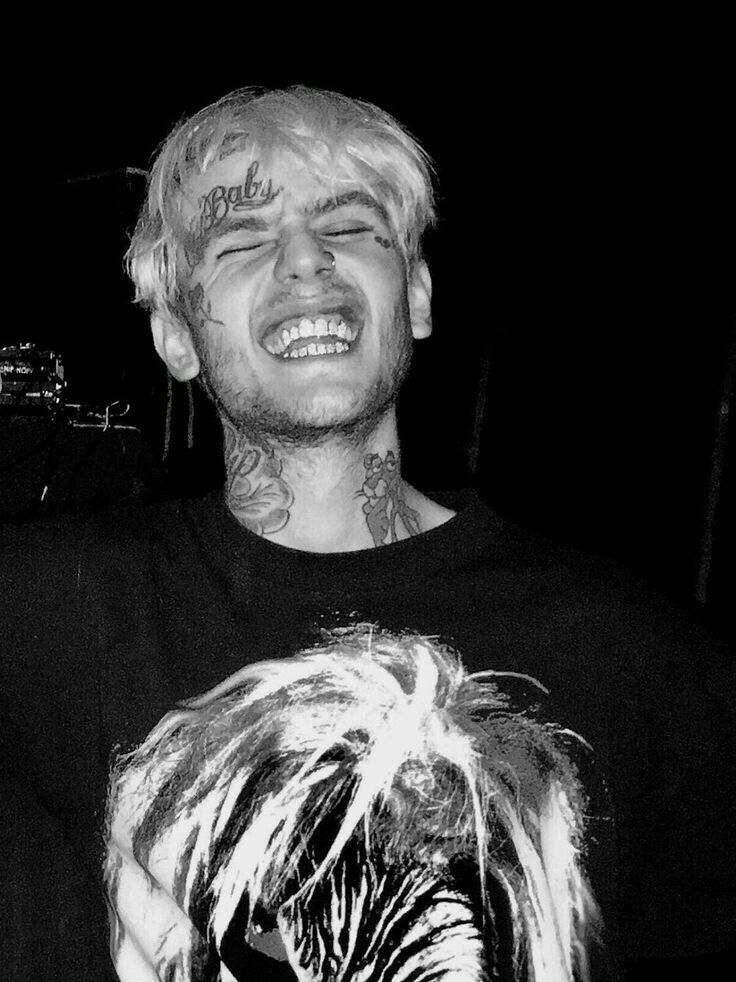
#> input picture gustawisz.jpg, 736 x 982 px, found by its file name
$ python convert_avatars_to_sprites.py
#> lines starting #> are read from the running program, lines starting #| are printed output that depends on the picture
#!/usr/bin/env python3
"""
Konwersja avatarów do sprite'ów VX Ace
Tworzy sprite sheets z animacjami dla każdej postaci
"""

import os
from PIL import Image, ImageDraw, ImageFilter
import json

# Konfiguracja VX Ace
VX_ACE_SPRITE_WIDTH = 96
VX_ACE_SPRITE_HEIGHT = 96
FRAMES_PER_STATE = 4  # idle, attack, hurt, dead

# Stany animacji
STATES = ['idle', 'attack', 'hurt', 'dead']

class AvatarToSpriteConverter:
    def __init__(self, input_dir='assets/characters', output_dir='game/Graphics/Characters'):
        self.input_dir = input_dir
        self.output_dir = output_dir
        os.makedirs(output_dir, exist_ok=True)

    def load_avatar(self, filename):
        """Wczytaj avatar"""
#> called with filename = 'gustawisz.jpg'
        path = os.path.join(self.input_dir, filename)
        if not os.path.exists(path):
            print(f"❌ Nie znaleziono: {path}")
            return None
        return Image.open(path)
#> returned value is the input picture: PIL image 736x982 RGB; mean R, G, B 52.9, 52.9, 52.9

    def resize_to_sprite_size(self, img):
        """Przeskaluj do rozmiaru VX Ace sprite'a"""
        img.thumbnail((VX_ACE_SPRITE_WIDTH, VX_ACE_SPRITE_HEIGHT), Image.Resampling.LANCZOS)
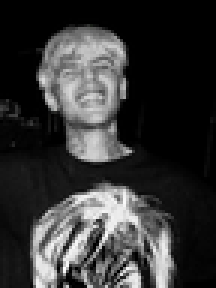
#> img: PIL image 72x96 RGB (shown 3 times larger); mean R, G, B 52.9, 52.9, 52.9

        # Stwórz nowy obraz z białym tłem
        sprite = Image.new('RGBA', (VX_ACE_SPRITE_WIDTH, VX_ACE_SPRITE_HEIGHT), (255, 255, 255, 0))
        offset = ((VX_ACE_SPRITE_WIDTH - img.width) // 2,
                  (VX_ACE_SPRITE_HEIGHT - img.height) // 2)
#> offset = (12, 0)
        sprite.paste(img, offset, img if img.mode == 'RGBA' else None)
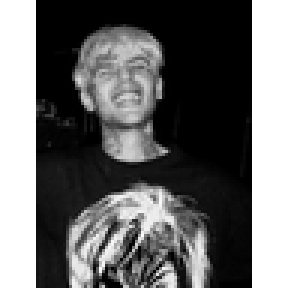
#> sprite: PIL image 96x96 RGBA (shown 3 times larger); mean R, G, B, A 103.5, 103.5, 103.5, 191.2; transparent parts drawn white
        return sprite

    def create_animation_frame(self, base_sprite, state):
        """Stwórz animacyjną ramkę dla danego stanu"""
        frame = base_sprite.copy()

        if state == 'idle':
            # Brak zmian - normalny sprite
            return frame
        elif state == 'attack':
            # Lekko jaśniejszy - atakuje
            return self.brighten_image(frame, 1.2)
        elif state == 'hurt':
            # Odcień czerwony - zraniony
            return self.colorize_image(frame, (255, 0, 0), 0.3)
        elif state == 'dead':
            # Czarno-białe - martwy
            return self.grayscale_image(frame, 0.5)

        return frame

    def brighten_image(self, img, factor):
        """Rozjaśnij obraz"""
        result = img.copy()
        enhancer = Image.ImageEnhance.Brightness(result)
        return enhancer.enhance(factor)

    def colorize_image(self, img, color, alpha):
        """Nałóż kolor na obraz"""
        result = img.copy()
        overlay = Image.new('RGBA', result.size, color + (int(255 * alpha),))
        return Image.alpha_composite(result, overlay)

    def grayscale_image(self, img, alpha):
        """Skonwertuj na czarno-białe z przezroczystością"""
        result = img.convert('LA')
        result = result.convert('RGBA')
        return result

    def create_sprite_sheet(self, character_name, avatar_img):
        """Stwórz sheet sprite'a (4x4 - 4 stany x 4 ramki animacji)"""
        sheet_width = VX_ACE_SPRITE_WIDTH * 4
        sheet_height = VX_ACE_SPRITE_HEIGHT * 4
        sheet = Image.new('RGBA', (sheet_width, sheet_height), (255, 255, 255, 0))

        base_sprite = self.resize_to_sprite_size(avatar_img)

        for state_idx, state in enumerate(STATES):
            for frame_idx in range(4):
                # Stwórz ramkę z lekką animacją
                frame = self.create_animation_frame(base_sprite, state)

                # Dodaj lekkie skalowanie do animacji
                if frame_idx > 0:
                    scale = 1.0 + (0.02 * (frame_idx - 1))
                    new_size = int(VX_ACE_SPRITE_WIDTH * scale), int(VX_ACE_SPRITE_HEIGHT * scale)
                    frame = frame.resize(new_size, Image.Resampling.LANCZOS)

                    # Centruj
                    temp = Image.new('RGBA', (VX_ACE_SPRITE_WIDTH, VX_ACE_SPRITE_HEIGHT), (255, 255, 255, 0))
                    offset = ((VX_ACE_SPRITE_WIDTH - frame.width) // 2,
                             (VX_ACE_SPRITE_HEIGHT - frame.height) // 2)
                    temp.paste(frame, offset, frame)
                    frame = temp

                # Umieść na sheet'cie
                x = frame_idx * VX_ACE_SPRITE_WIDTH
                y = state_idx * VX_ACE_SPRITE_HEIGHT
                sheet.paste(frame, (x, y), frame)
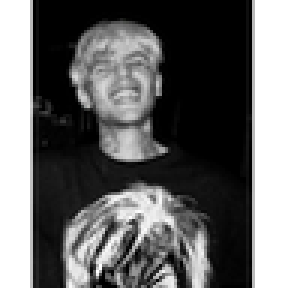
#> frame: PIL image 96x96 RGBA (shown 3 times larger); mean R, G, B, A 99.3, 99.3, 99.3, 195.9; transparent parts drawn white
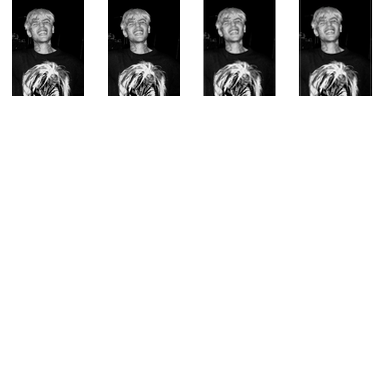
#> sheet: PIL image 384x384 RGBA; mean R, G, B, A 217, 217, 217, 48.1; transparent parts drawn white

        return sheet

    def save_sprite_sheet(self, character_name, sheet):
        """Zapisz sprite sheet"""
        output_path = os.path.join(self.output_dir, f"{character_name}_sprite.png")
        sheet.save(output_path, 'PNG')
        print(f"✅ Zapisano: {output_path}")
        return output_path

    def create_character_config(self, character_name, original_img_size):
        """Stwórz JSON z konfiguracją postaci"""
        config = {
            "character_name": character_name,
            "sprite_sheet": f"{character_name}_sprite.png",
            "sprite_width": VX_ACE_SPRITE_WIDTH,
            "sprite_height": VX_ACE_SPRITE_HEIGHT,
            "frames_per_state": 4,
            "states": STATES,
            "original_image_size": original_img_size,
            "animations": {
                "idle": {"frames": [0, 1, 2, 3], "speed": 8},
                "attack": {"frames": [0, 1, 2, 1], "speed": 6},
                "hurt": {"frames": [0, 1], "speed": 4},
                "dead": {"frames": [0], "speed": 0}
            }
        }
        return config

    def convert(self, character_name, avatar_filename):
        """Główny proces konwersji"""
        print(f"\n🎨 Konwersja: {character_name}...")

        # Wczytaj avatar
        avatar = self.load_avatar(avatar_filename)
        if avatar is None:
            return False

        # Stwórz sprite sheet
        sprite_sheet = self.create_sprite_sheet(character_name, avatar)

        # Zapisz sprite sheet
        self.save_sprite_sheet(character_name, sprite_sheet)

        # Stwórz konfigurację
        config = self.create_character_config(character_name, avatar.size)
        config_path = os.path.join(self.output_dir, f"{character_name}_config.json")
        with open(config_path, 'w', encoding='utf-8') as f:
            json.dump(config, f, indent=2, ensure_ascii=False)
        print(f"✅ Konfiguracja: {config_path}")

        return True


def main():
    converter = AvatarToSpriteConverter()

    characters = [
        ('Gustawiusz', 'gustawisz.jpg'),
        ('Pele', 'pele.jpg'),
        ('Marcinek34', 'marcinek.jpg'),
    ]

    print("=" * 50)
    print("🎮 KONWERSJA AVATARÓW DO SPRITE'ÓW VX ACE")
    print("=" * 50)

    success_count = 0
    for char_name, avatar_file in characters:
        if converter.convert(char_name, avatar_file):
            success_count += 1

    print("\n" + "=" * 50)
    print(f"✅ Konwersja ukończona: {success_count}/{len(characters)}")
    print("=" * 50)


if __name__ == '__main__':
#> (the run stopped early here; a loop or call above may not have finished)
